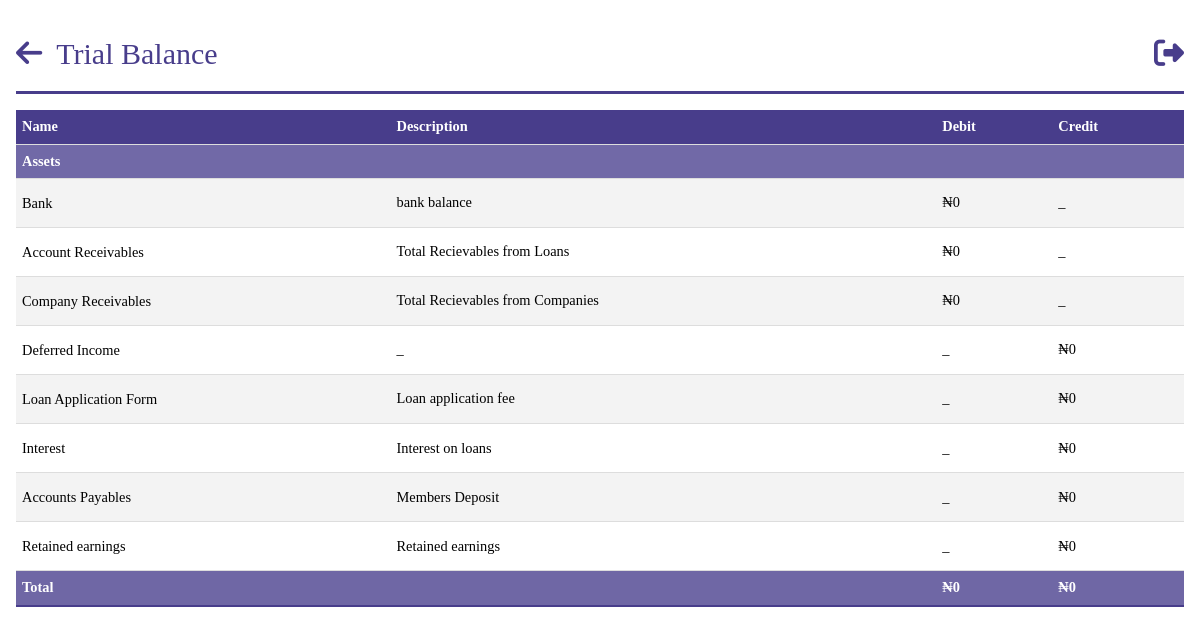
/trial_balance (signed in), run on an earlier commit of the app's database.
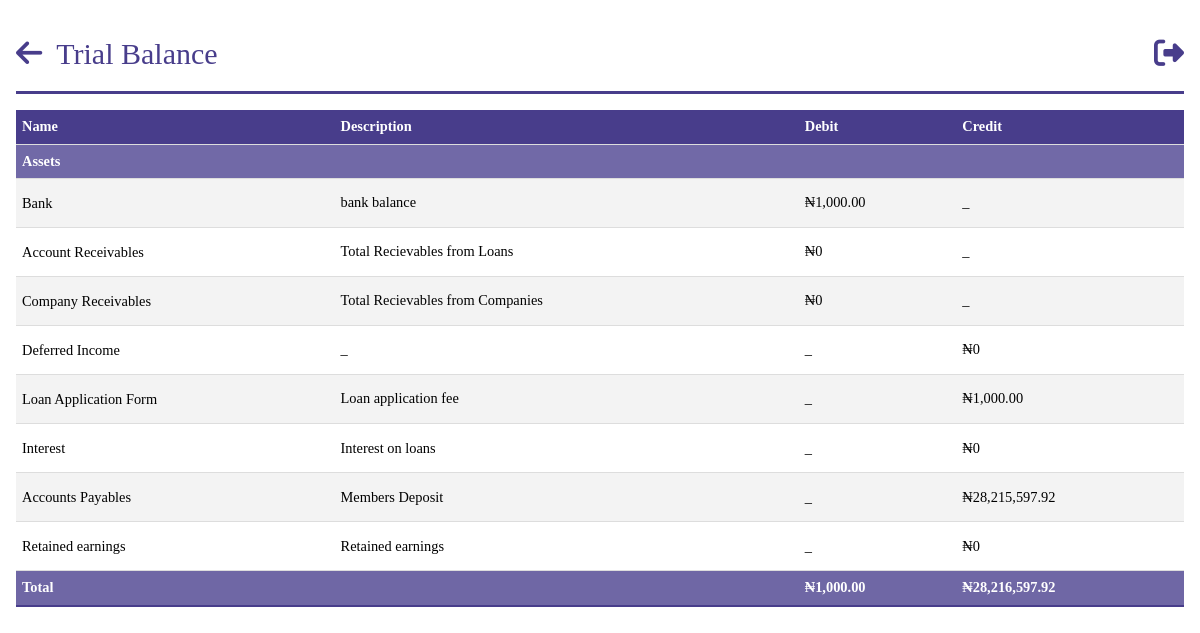
And on a later commit of the database.
### models.py (models this page shows, shortened)
class Income(db.Model):
    __tablename__ = "incomes"
    id = db.Column(db.Integer, primary_key=True)
    name = db.Column(db.String)
    description = db.Column(db.String, nullable=True)
    balance_bfd = db.Column(db.Float, default=0.0)
    balance = db.Column(db.Float, default=0.0)
    payments = db.relationship("IncomePayment", backref="income")

### app.py (the view)
@app.route("/trial_balance")
@login_required
@role_required(["Admin", "Secretary", "Sub-Admin"])
def trial_balance():
    cash_and_bank = query.get_cash_and_banks()
    accounts_receivable = query.get_accounts_receivable()
    company_receivable = query.get_company_receivables()
    total_investments = query.get_total_investment()
    total_liabilities = query.get_total_liabilities()
    net_income = query.get_net_income()
    accounts_payable = query.get_accounts_payable()
    fixed_assets = Asset.query.all()
    liabilities = Liability.query.all()
    incomes = Income.query.all()
    expenses = Expense.query.all()
    investments = Investment.query.all()
    total_fixed_assets = sum(a.balance for a in fixed_assets)
    total_assets = cash_and_bank + accounts_receivable+ company_receivable+ total_investments+ total_fixed_assets
    total_dr = total_assets
    total_cr = net_income+ accounts_payable+ total_liabilities
    context = {
        "assets": fixed_assets,
        "incomes": incomes,
        "expenses": expenses,
        "liabilities": liabilities,
        "investments": investments,
        "cash_and_bank": cash_and_bank,
        "accounts_receivable": accounts_receivable,
        "company_receivable": company_receivable,
        "net_income": net_income,
        "accounts_payable": accounts_payable,
        "accounts_payable": accounts_payable,
        "total_dr": total_dr,
        "total_cr": total_cr,
    }
    return render_template("query/trial-balance.html", **context)

### app.py (called while the page is built)
@login_manager.user_loader
def load_user(person_id):
    return Person.query.get(person_id)

def role_required(roles_required):
    def decorator(view_func):
        @wraps(view_func)
        def wrapper(*args, **kwargs):
            if not current_user.is_authenticated:
                flash("You must be logged in to access this page.", "error")
                return redirect(url_for("login"))
            user_role = current_user.role
            if user_role.name not in roles_required:
                flash("You don't have the required role to access this page.", "error")
                return redirect(
                    url_for("dashboard")
                )  # Change this to your desired redirect
            return view_func(*args, **kwargs)
        return wrapper
    return decorator

@app.before_request
def before_request():
    g.user = current_user

@app.template_filter("currency")
@login_required
def currency(value):
    modified_value = format_currency(value)  # Modify the value as needed
    return modified_value

### filters.py (called while the page is built)
def format_currency(
    value, currency_symbol="₦", decimal_separator=".", thousands_separator=","
):
    if value:
        if value < 0:
            formatted_value = f"-{currency_symbol}{abs(value):,.2f}"
        else:
            formatted_value = f"{currency_symbol}{value:,.2f}"
        formatted_value = formatted_value.replace(".", decimal_separator).replace(
            ",", thousands_separator
        )
    else:
        formatted_value = f"{currency_symbol}0"
    return formatted_value

### models.py (called while the page is built)
    @hybrid_property
    def total_balance(self):
        return self.available_balance + self.balance_withheld

### queries.py (called while the page is built)
    def get_net_income(self):
        income = Income.query.all()
        expense = Expense.query.all()
        net_income = sum([i.balance for i in income if i.balance]) - sum(
            [e.balance for e in expense if e.balance]
        )
        return net_income

    def get_cash_and_banks(self):
        bank = Bank.query.all()
        total = sum([b.new_balance for b in bank if b.new_balance])
        return total

    def get_accounts_receivable(self):
        persons = Person.query.all()
        total = sum([p.loan_balance for p in persons if p.loan_balance])
        return total

    def get_accounts_payable(self):
        persons = Person.query.all()
        total = sum([p.total_balance for p in persons if p.total_balance])
        return total

### templates/query/trial-balance.html (shortened to what this page needs)
{%extends 'base.html' %}
{% block header%}
Trial Balance
{% endblock  %}
{% block anchor%}
<a href="{{ url_for('queries') }}" id='arrow'><i class="fa-solid fa-arrow-left"></i></a>
{% endblock  %}
{%block content%}
<body id="person">
    <table class="tab-content">
        <tbody>
            <tr>
                <th>Name</th>
                <th>Description</th>
                <th>Debit</th>
                <th>Credit</th>
            </tr>
            <tr>
                <th colspan="5" class="total">Assets</th>
            </tr>
            <tr>
                <td><a href="{{ url_for('bank_report')}}">Bank</a></td>
                <td>bank balance</td>
                <td>{{ cash_and_bank | currency }}</td>
                <td> _ </td>
            <tr>
                <td><a href="{{url_for('get_loan')}}">Account Receivables</a></td>
                <td>Total Recievables from Loans</td>
                <td>{{ accounts_receivable | currency }}</td>
                <td>_</td>
            </tr>
            <tr>
                <td><a href="{{url_for('companies_report')}}">Company Receivables</a></td>
                <td>Total Recievables from Companies</td>
                <td> {{ company_receivable | currency }} </td>
                <td>_</td>
            </tr>
            <tr>
                <td><a href="">Deferred Income </a></td>
                <td>_</td>
                <td> _ </td>
                <td>{{ deferred_income | currency }}</td>
            </tr>
            {% for income in incomes %}
            <tr>
                <td><a href="{{url_for('ledger_report',ledger='income',ledger_id=income.id)}}">{{ income.name }}</a></td>
                <td>{{income.description}}</td>
                <td>_</td>
                <td>{{income.balance | currency}}</td>
            </tr>
            {% endfor %}
            <td><a href="{{url_for('get_payments')}}">Accounts Payables</a></td>
            <td>Members Deposit</td>
                <td> _ </td>
                <td>{{ accounts_payable | currency }}</td>
            </tr>
            <tr>
                <td><a href="">Retained earnings</a></td>
                <td>Retained earnings</td>
                <td> _ </td>
                <td>{{ deficit | currency }}</td>
            </tr>
            <tr>
                <th colspan="2" class="total">Total</th>
                <th colspan="1" class="total">{{total_dr | currency}}</th>
                <th colspan="1" class="total">{{total_cr | currency}}</th>
            </tr>
        </tbody>
    </table>
{%endblock%}

### templates/base.html (shortened to what this page needs)
<!DOCTYPE html>
<html lang="en">
<head>
    <link rel="stylesheet" href="https://cdnjs.cloudflare.com/ajax/libs/font-awesome/6.4.0/css/all.min.css"/>
    <link rel="stylesheet" href="\static\css\style.css">
</head>
<body class='index'>
    <header class="dashboard">
        <section id="nav">
            {%block anchor%}<a href="{{url_for('dashboard')}}" id='arrow'><i class="fa-solid fa-arrow-left"></i></a>{%endblock%}
            <a id="head">{% block header%}{% endblock  %}</a>
            <a href="{{url_for('logout')}}" class="tail"><i class="fa-sharp fa-solid fa-right-from-bracket"></i></a>
        </section>
    </header>
    {%block content%}
    {%endblock%}
</body>
</html>

### static/css/style.css (style rules this page uses)
* { margin: 0; padding: 0; box-sizing: border-box; font-family:'Times New Roman', Times, serif; }
.index { background-color: #ffffff; margin: 0 auto; max-width: 80em; line-height: 1.5; padding: 1em 1em; }
.index a { color: #fff; line-height: 2.5; text-decoration: none; }
.index #nav { border-bottom: #483d8b solid; margin-bottom: 1em; }
.index #nav a { font-size: 10px; }
.index #nav .tail { float: right; }
.index #nav a { font-size: 30px; color: #483d8b; }
.index #nav .tail i { color: #483d8b; }
.index #nav #arrow i { color: #483d8b; margin-right: 10px; }
#person * { color: #000; max-width: 90em; margin: 0 auto; margin-bottom: 3px; }
#person .tab-content { width: 100%; border-collapse: collapse; font-size: 0.9em; min-width: 400px; }
#person .tab-content tr th { background-color: #483d8b; color: #fff; text-align: left; font-weight: bold; }
#person th, #person td { padding: 6px; text-align: left; border-bottom: 1px solid #ddd; }
#person .tab-content tbody tr:nth-of-type(odd) { background-color: #f3f3f3; }
#person .tab-content tbody tr:last-of-type { border-bottom: 2px solid #483d8b; }
#person .tab-content tr a { text-decoration: none; }
#person .tab-content .total { background: #524894d0; }

What changed in the data, as far as the page shows it:
changed Income "Loan Application Form": balance "₦0" → "₦1,000.00"
Also different on the page:
{{ cash_and_bank | currency }}: "₦0" → "₦1,000.00"
{{ accounts_payable | currency }}: "₦0" → "₦28,215,597.92"
{{ total_dr | currency }}: "₦0" → "₦1,000.00"
{{ total_cr | currency }}: "₦0" → "₦28,216,597.92"
